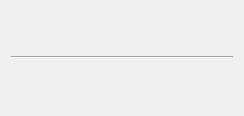
<?xml version="1.0" encoding="UTF-8"?>
<ui version="4.0">
 <class>SmartSearch</class>
 <widget class="QWidget" name="SmartSearch">
  <property name="geometry">
   <rect>
    <x>0</x>
    <y>0</y>
    <width>244</width>
    <height>116</height>
   </rect>
  </property>
  <property name="windowTitle">
   <string>Form</string>
  </property>
  <layout class="QVBoxLayout" name="vLayoutMain">
   <item>
    <layout class="QHBoxLayout" name="hLayoutMenu"/>
   </item>
   <item>
    <widget class="Line" name="line">
     <property name="orientation">
      <enum>Qt::Horizontal</enum>
     </property>
    </widget>
   </item>
  </layout>
 </widget>
 <resources/>
 <connections/>
</ui>
